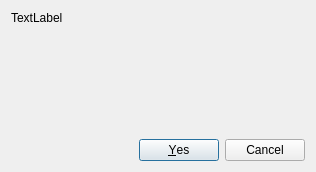
<?xml version="1.0" encoding="UTF-8"?>
<ui version="4.0">
 <class>UpgradeDialog</class>
 <widget class="QDialog" name="UpgradeDialog">
  <property name="geometry">
   <rect>
    <x>0</x>
    <y>0</y>
    <width>316</width>
    <height>172</height>
   </rect>
  </property>
  <property name="windowTitle">
   <string>Database Upgrade Required</string>
  </property>
  <property name="modal">
   <bool>true</bool>
  </property>
  <layout class="QVBoxLayout" name="verticalLayout">
   <item>
    <widget class="QLabel" name="upgradeLabel">
     <property name="text">
      <string>TextLabel</string>
     </property>
     <property name="wordWrap">
      <bool>true</bool>
     </property>
    </widget>
   </item>
   <item>
    <spacer name="verticalSpacer">
     <property name="orientation">
      <enum>Qt::Vertical</enum>
     </property>
     <property name="sizeHint" stdset="0">
      <size>
       <width>20</width>
       <height>40</height>
      </size>
     </property>
    </spacer>
   </item>
   <item>
    <widget class="QDialogButtonBox" name="buttonBox">
     <property name="orientation">
      <enum>Qt::Horizontal</enum>
     </property>
     <property name="standardButtons">
      <set>QDialogButtonBox::Cancel|QDialogButtonBox::Yes</set>
     </property>
    </widget>
   </item>
  </layout>
 </widget>
 <resources/>
 <connections>
  <connection>
   <sender>buttonBox</sender>
   <signal>accepted()</signal>
   <receiver>UpgradeDialog</receiver>
   <slot>accept()</slot>
   <hints>
    <hint type="sourcelabel">
     <x>248</x>
     <y>254</y>
    </hint>
    <hint type="destinationlabel">
     <x>157</x>
     <y>274</y>
    </hint>
   </hints>
  </connection>
  <connection>
   <sender>buttonBox</sender>
   <signal>rejected()</signal>
   <receiver>UpgradeDialog</receiver>
   <slot>reject()</slot>
   <hints>
    <hint type="sourcelabel">
     <x>316</x>
     <y>260</y>
    </hint>
    <hint type="destinationlabel">
     <x>286</x>
     <y>274</y>
    </hint>
   </hints>
  </connection>
 </connections>
</ui>
